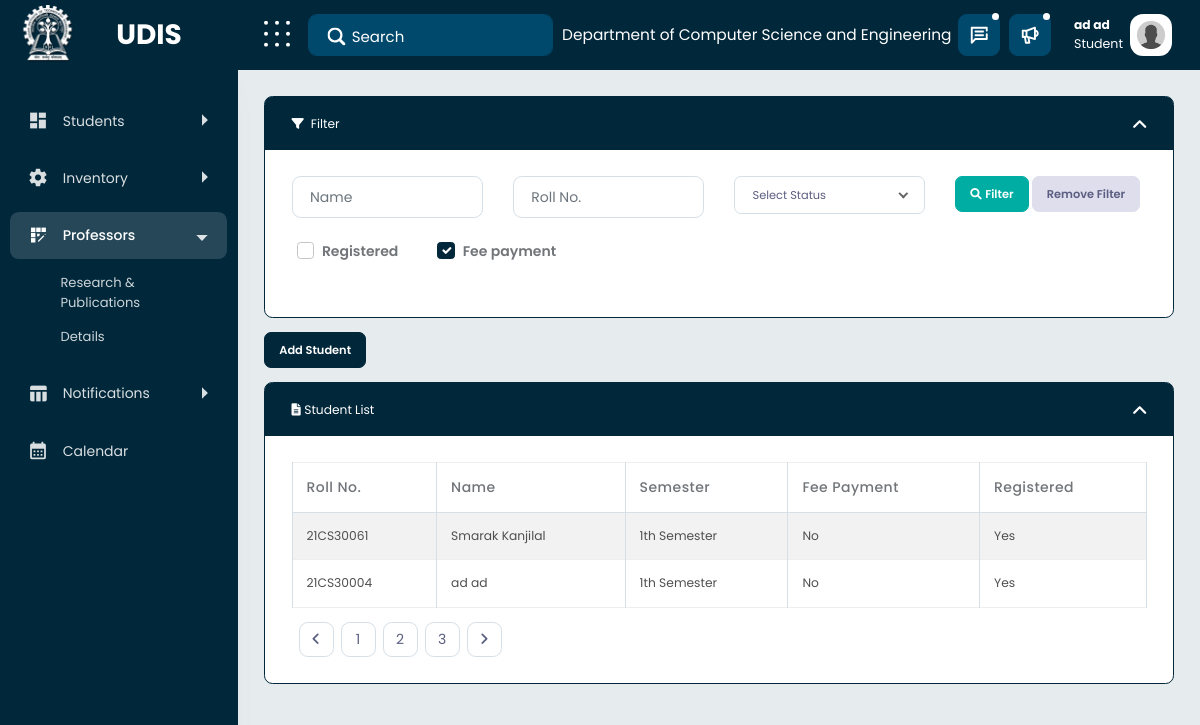
/ (signed in), run on an earlier commit of the app's database.
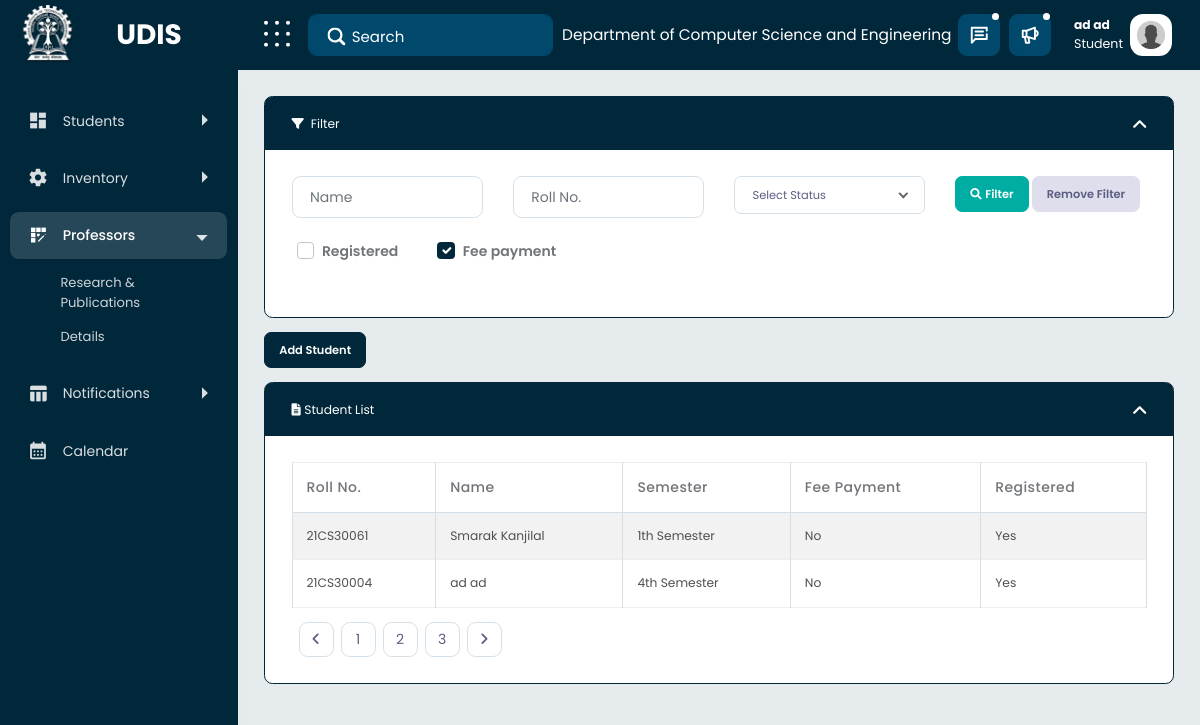
And on a later commit of the database.
### mainapp/models.py (models this page shows, shortened)
class usermodel(AbstractUser):
    username = None
    email = models.EmailField(_("email address"), unique=True)
    created_At = models.DateTimeField(null=True, blank=True, auto_now=True)
    name = models.CharField(max_length=200, null=False)
    department = models.TextField(default="Computer Science and Engineering")
    firstname = models.CharField(max_length=200, blank=True, null=True)
    lastname = models.CharField(max_length=200, blank=True, null=True)
    USERNAME_FIELD = "email"
    REQUIRED_FIELDS = []
    derived_type = models.CharField(
        max_length=200, default="Student", blank=True, null=True)
    objects = CustomUserManager()

class Student(usermodel):
    state = models.CharField(max_length=100)
    country = models.CharField(max_length=100)
    pin_code = models.IntegerField(null=True, blank=True)
    backlogs = models.IntegerField(default=0)
    regcourses = models.ManyToManyField(
        Course, blank=True,  related_name="regcourses")
    appcourses = models.ManyToManyField(
        Course, blank=True, related_name="appcourses")
    rejcourses = models.ManyToManyField(
        Course, blank=True,  related_name="rejcourses")
    cgpa = models.CharField(max_length=200, default="9.9")
    rollno = models.CharField(max_length=200, null=True, blank=True)
    gender = models.TextField(default="N/A")
    course = models.CharField(max_length=200, blank=True, default="B.Tech 4Y")
    hall = models.CharField(max_length=200, default="N/A")
    aadhar = models.CharField(max_length=200, null=True, blank=True)
    status = models.CharField(max_length=200, default="On-Roll")
    EAA = models.CharField(max_length=200, null=True, blank=True)
    adm_year = models.DateField(auto_now=True)
    nationality = models.CharField(max_length=200, default="Indian")
    adm_nature = models.CharField(max_length=200, default="JEE")
    inst_email = models.EmailField(null=True, blank=True)
    teams_pass = models.CharField(max_length=200, null=True, blank=True)
    mobile = models.CharField(max_length=200, default="N/A")
    guardian_email = models.EmailField(null=True, blank=True)
    address = models.TextField(null=True, blank=True)
    location = models.CharField(max_length=200, null=True, blank=True)
    cleared_sem_crd = models.FloatField(default=0)
    sem_crd = models.FloatField(default=0)
    cleared_tot_crd = models.FloatField(default=0)
    tot_crd = models.FloatField(default=0)
    sgpa = models.CharField(max_length=200, default="""{"sgpa":["-"]}""")
    sem = models.IntegerField(default=1)
    feespaid = models.FloatField(default=0)
    totalpaid = models.FloatField(default=0)
    regdone = models.CharField(max_length=10, default="Yes")
    class Meta:
        unique_together = ('rollno', 'adm_year',)

class usermodel(AbstractUser):
    username = None
    email = models.EmailField(_("email address"), unique=True)
    created_At = models.DateTimeField(null=True, blank=True, auto_now=True)
    name = models.CharField(max_length=200, null=False)
    department = models.TextField(default="Computer Science and Engineering")
    firstname = models.CharField(max_length=200, blank=True, null=True)
    lastname = models.CharField(max_length=200, blank=True, null=True)
    USERNAME_FIELD = "email"
    REQUIRED_FIELDS = []
    derived_type = models.CharField(
        max_length=200, default="Student", blank=True, null=True)
    objects = CustomUserManager()

### mainapp/views.py (the view)
# urls.py: path('', views.dashboard),
@login_required(login_url="/signin")
def dashboard(request):
	feedone = []
	students = []
	students = Student.objects.all()
	print(totalFees(Fees.objects.filter(sem=4)))
	for student in students:
		if student.feespaid == totalFees(Fees.objects.filter(sem=student.sem))['amount__sum']:
			feedone.append("Yes")
		else:
			feedone.append('No')
	user = request.user
	notif = Notification.objects.filter(receiver=request.user)
	print(user.name, user.derived_type)
	context = {
		"students": students,
		"fees": feedone,
		"user": {"user": request.user, "utype": request.user.derived_type},
		"notifications": notif,
	}
	return render(request, "dashboard.html", context)

### mainapp/models.py (called while the page is built)
def totalFees(objs):
    return objs.aggregate(models.Sum('amount'))

### mainapp/templatetags/apptags.py (called while the page is built)
@register.filter
def at_index(array, index):
    return array[index]

### mainapp/templates/dashboard.html (shortened to what the changed rows need)
{% extends "base.html" %}{% load static %} {% load apptags %}
{% block content %}
<div class="content-body">
  <div class="container-fluid">
    <div class="row">
      <div class="col-xl-12">
        <div class="filter cm-content-box box-primary">
          <div class="cm-content-body form excerpt">
            <div class="card-body">
              <div class="table-responsive">
                <table
                  class="table table-bordered table-striped table-condensed flip-content"
                >
                  <thead>
                    <tr>
                      <th>Roll No.</th>
                      <th>Name</th>
                      <th>Semester</th>
                      <th>Fee Payment</th>
                      <th>Registered</th>
                    </tr>
                  </thead>
                  <tbody>
                  {% for student in students%}
                    <tr onclick="window.location='student-profile/{{student.rollno}}';">
                      <td>{{student.rollno}}</td>
                      <td>{{student.name}}</td>
                      <td>{{student.sem}}th Semester</td>
                         <td>{{ fees|at_index:forloop.counter0 }}</td>
                      <td>{{student.regdone}}</td>
                    </tr>
                    {% endfor %}
                  </tbody>
                </table>
              </div>
            </div>
          </div>
        </div>
      </div>
    </div>
  </div>
</div>
{% endblock content %}

What changed in the data, as far as the page shows it:
changed Student "21CS30004": sem "1" → "4"
